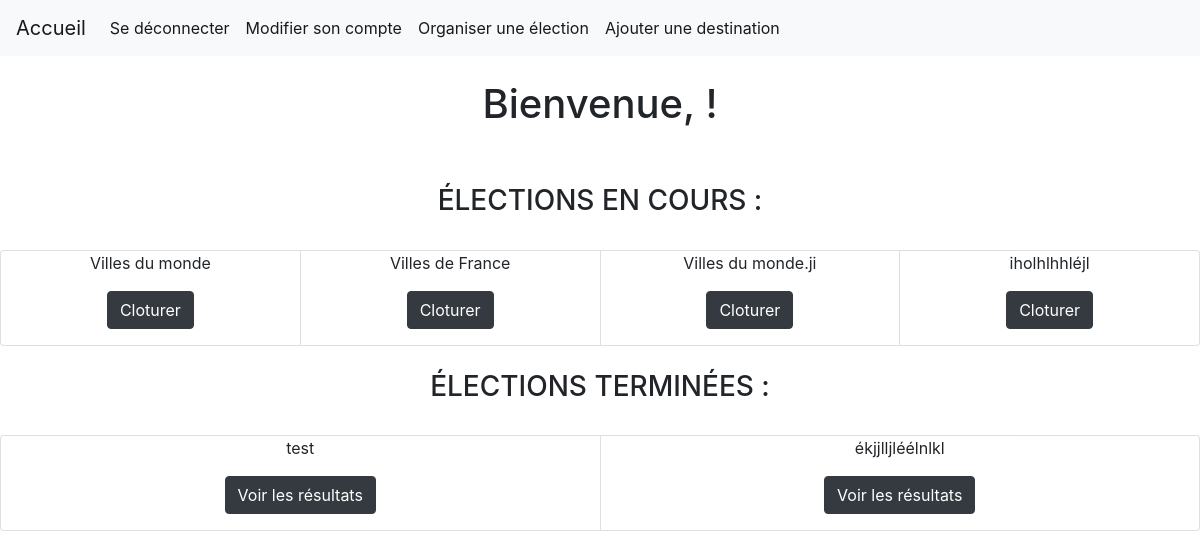
Before: /ProjetWebS4/organisateur.php with the older database file.
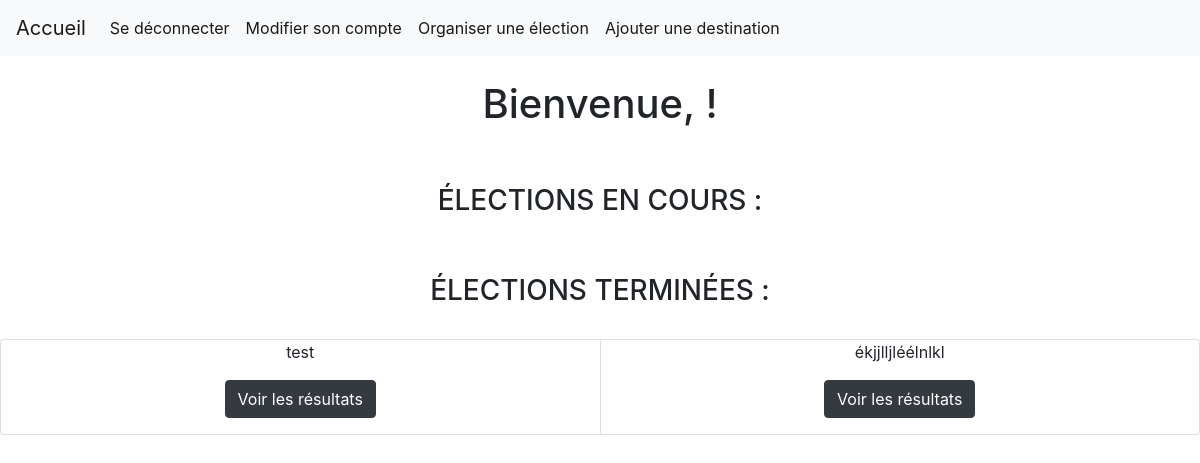
After: the same page with the newer database file.
### tables this page shows
CREATE TABLE `Election` (
  `IdElection` int(10) NOT NULL AUTO_INCREMENT,
  `Intitule` varchar(50) NOT NULL,
  `estTerminee` tinyint(4) NOT NULL,
  `IdOrga` int(10) NOT NULL,
  PRIMARY KEY (IdElection),
  FOREIGN KEY (`IdOrga`) REFERENCES `Utilisateur` (`IdUtilisateur`)
);

### ProjetWebS4/organisateur.php (the view, shortened to what this page needs)
<!DOCTYPE html>
<html>
<head>
	<link rel="stylesheet" href="https://stackpath.bootstrapcdn.com/bootstrap/4.3.1/css/bootstrap.min.css">
</head>
<header>
	<nav class="navbar navbar-expand-lg navbar-light bg-light">
		<div class="collapse navbar-collapse" id="navbarTogglerDemo01">
			<a class="navbar-brand" href="organisateur.php">Accueil</a>
    		<ul class="navbar-nav mr-auto mt-2 mt-lg-0">
      		<li class="nav-item active">
        		<a class="nav-link" href="scripts/scriptDeconnexion.php">Se déconnecter</a>
      		</li>
      		<li class="nav-item active">
        		<a class="nav-link" href="modifierCompte.php">Modifier son compte</a>
      		</li>
      		<li class="nav-item active">
        		<a class="nav-link" href="addElection.php">Organiser une élection</a>
      		</li>
      		<li class="nav-item active">
        		<a class="nav-link" href="addDestination.php">Ajouter une destination</a>
      		</li>
  		</div>
	</nav>
</header>
<body>
	<?php echo '<div style="text-align: center;"><br><h1 class="h1">Bienvenue, '.$_SESSION["pseudo"].' !</h1><br></div>'; ?>
	<div style="text-align: center;"><br><h3 class="h3">ÉLECTIONS EN COURS :</h3><br></div>
	<div class="card-group">
			<?php
				$connexion = mysqli_connect("localhost", "root", "") or die("Impossible de se connecter : " . mysqli_error($connexion));
				mysqli_select_db($connexion, "ProjetWebS4");
				$idOrga = $_SESSION["idUtilisateur"];
				$requete = "SELECT * FROM Election WHERE IdOrga = '$idOrga'";
				$resultatreq = mysqli_query($connexion,$requete);
				if($resultatreq)
				{
					while($ligneResultat = mysqli_fetch_array($resultatreq))
					{
						if($ligneResultat['estTerminee']==0){
							echo "<div class='card' style='text-align:center;'>";
							echo "<form method='post' action='scripts/cloturerElection.php?IdElec=".$ligneResultat['IdElection']."'>";
							echo "<p>".$ligneResultat['Intitule']."</p>";
							echo "<p><input type='submit' name='cloturerElection' class='btn btn-dark' value='Cloturer'></p>";
							echo "</form>";
							echo "</div>";
						}
					}
				}
				else
				{
					echo "Impossible de charger les elections en cours";
				}
			?>
	</div>
	<div style="text-align: center;"><br><h3 class="h3">ÉLECTIONS TERMINÉES :</h3><br></div>
	<div class="card-group">
			<?php
				$connexion = mysqli_connect("localhost", "root", "") or die("Impossible de se connecter : " . mysqli_error($connexion));
				mysqli_select_db($connexion, "ProjetWebS4");
				$requete = "SELECT * FROM Election";
				$resultatreq = mysqli_query($connexion,$requete);
				if($resultatreq)
				{
					while($ligneResultat = mysqli_fetch_array($resultatreq))
					{
						if($ligneResultat['estTerminee']==1){
							echo "<div class='card' style='text-align:center;'>";
							echo "<form method='post' action='voirResultats.php?IdElec=".$ligneResultat['IdElection']."'>";
							echo "<p>".$ligneResultat['Intitule']."</p>";
							echo "<p><input type='submit' name='resultats' class='btn btn-dark' value='Voir les résultats'></p>";
							echo "</form>";
							echo "</div>";
						}
					}
				}
				else
				{
					echo "Impossible de charger les elections termnées";
				}
			?>
	</div>
</body>
</html>

Changed rows visible on the page:
no longer on this page (row edited): election: Intitule "Villes du monde", shown under "ÉLECTIONS EN COURS :"
no longer on this page (row edited): election: Intitule "Villes de France", shown under "ÉLECTIONS EN COURS :"
no longer on this page (row edited): election: Intitule "Villes du monde.ji", shown under "ÉLECTIONS EN COURS :"
no longer on this page (row edited): election: Intitule "iholhlhhléjl", shown under "ÉLECTIONS EN COURS :"
